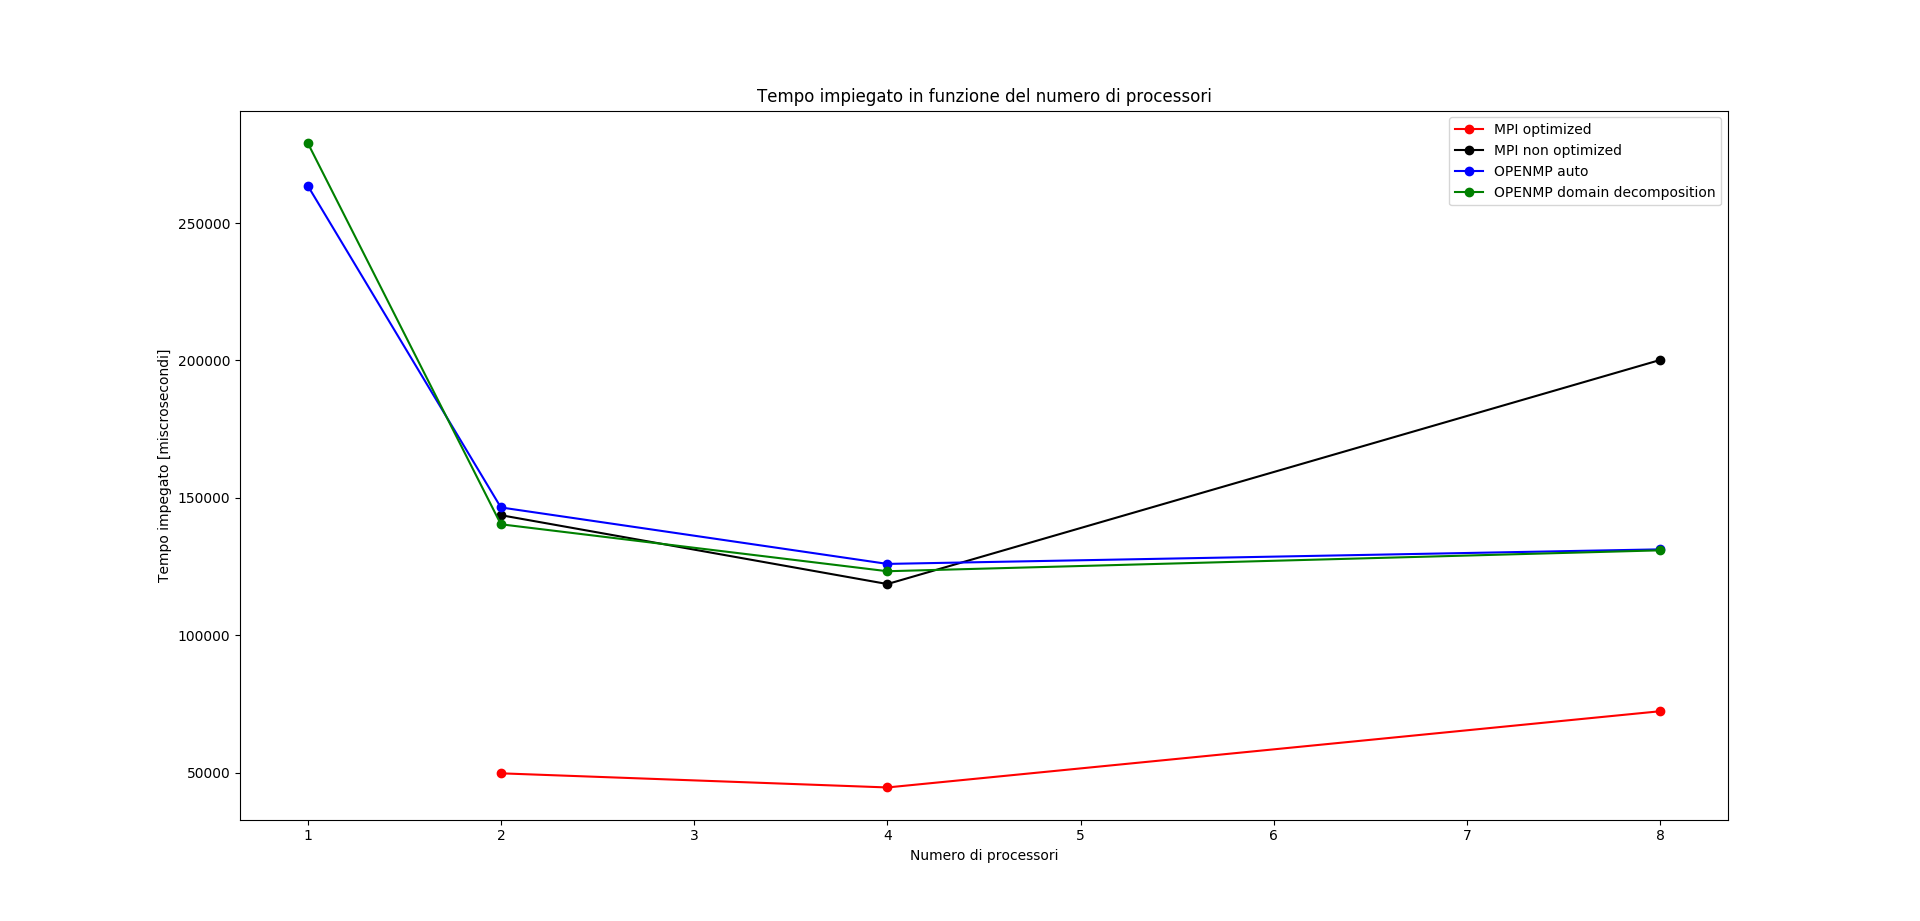

The script that drew this image:
import numpy as np
from math import *
from scipy.integrate import simps
import matplotlib.pyplot as plt
from numpy import genfromtxt
from matplotlib.animation import FuncAnimation
import os

def readResults():
  returnArray = []
  with open("resultsFile.csv","r") as f:
    for line in f:
      returnArray.append(float(line.split(',')[1]))
  return returnArray

def readArray():
  return genfromtxt('dataFile.csv',delimiter=',')

def getTSarray(DX,DT, NX, NT):
  spaceArray=[]
  timeArray = []
  for i in range(NX):
    spaceArray.append(i*DX)
  for t in range(NT):
    timeArray.append(t*DT)
  return (spaceArray, timeArray)

#TEST PROCESSORI-----------------------------------------------------------------------------------------

#OPENMP APPROACH
commandStr = 'g++ openmpDiffusionConvectionAuto.cpp functions.cpp -fopenmp -o out'
os.system(commandStr)
nThreadsOMP = [1,2,4,8]
npointsbase = 1000000
elapsedTimeArrOMPauto = []
for n in nThreadsOMP:
  commandStr='./out {0} {1} 0.0001 0'.format(n,npointsbase)
  os.system(commandStr)
  nx, ntt, dx, dt, t = readResults()
  elapsedTimeArrOMPauto.append(t)

#OPENMP APPROACH
commandStr = 'g++ openmpDiffusionConvectionDomainDec.cpp functions.cpp -fopenmp -o out'
os.system(commandStr)
elapsedTimeArrOMPdomdec = []
for n in nThreadsOMP:
  npointsthread = int(npointsbase/n)
  commandStr='./out {0} {1} 0.0001 0'.format(n,npointsthread)
  os.system(commandStr)
  nx, ntt, dx, dt, t = readResults()
  elapsedTimeArrOMPdomdec.append(t)


#MPI APPROACH
commandStr = 'mpic++ mpiDiffusionConvection.cpp functions.cpp functionsMPI.cpp -O2 -o out'
os.system(commandStr)
nThreadsMPI = [2,4,8]
elapsedTimeArrMPI = []
for n in nThreadsMPI:
  npointsthread = int(npointsbase/n)
  commandStr='mpirun -np {0} --oversubscribe ./out {1} 0.0001 0'.format(n, npointsthread);
  os.system(commandStr)
  nx, ntt, dx, dt, t = readResults()
  elapsedTimeArrMPI.append(t)

#MPI APPROACH
commandStr = 'mpic++ mpiDiffusionConvection.cpp functions.cpp functionsMPI.cpp -o out'
os.system(commandStr)
elapsedTimeArrMPInonopt = []
for n in nThreadsMPI:
  npointsthread = int(npointsbase/n)
  commandStr='mpirun -np {0} --oversubscribe ./out {1} 0.0001 0'.format(n, npointsthread);
  os.system(commandStr)
  nx, ntt, dx, dt, t = readResults()
  elapsedTimeArrMPInonopt.append(t)

fig = plt.figure()
ax = fig.add_subplot(111)
ax.plot(nThreadsMPI,elapsedTimeArrMPI,'ro-', label='MPI optimized')
ax.plot(nThreadsMPI,elapsedTimeArrMPInonopt,'ko-', label='MPI non optimized')
ax.plot(nThreadsOMP,elapsedTimeArrOMPauto,'bo-', label='OPENMP auto')
ax.plot(nThreadsOMP,elapsedTimeArrOMPdomdec,'go-', label='OPENMP domain decomposition')
ax.legend()
ax.set_xlabel('Numero di processori')
ax.set_ylabel('Tempo impegato [miscrosecondi]')
ax.set_title('Tempo impiegato in funzione del numero di processori')
plt.show()
